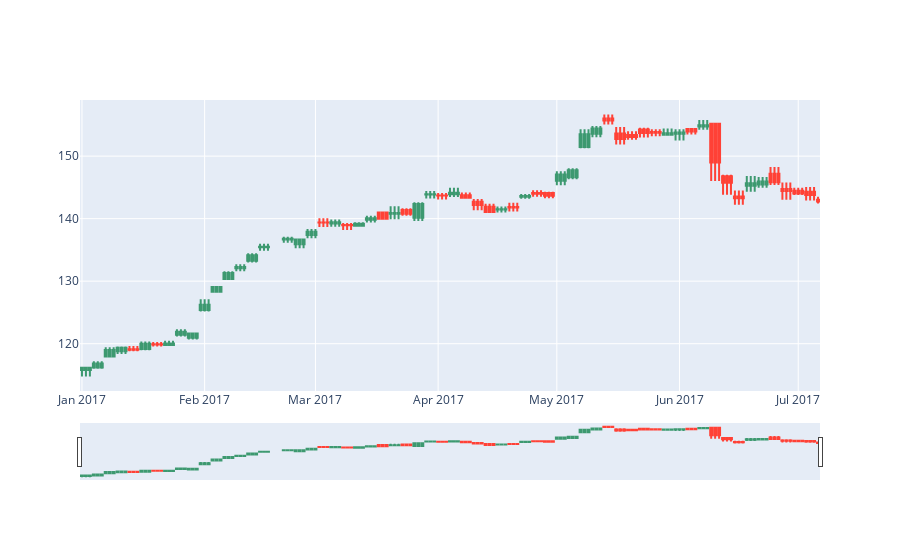

Notebook cell for this chart:
### Code cell
# Candlestick chart of 2017
trace = go.Candlestick(x=graphite['2017'].index,
                open=graphite['2017'].Open,
                high=graphite['2017'].High,
                low=graphite['2017'].Low,
                close=graphite['2017'].Close)
data = [trace]
iplot(data, filename='simple_candlestick')

### Figure 1 — Plotly figure (JSON) as saved in the notebook; plotly's stock layout.template omitted (floating-point values rounded to 4 significant figures; data arrays with more than 128 entries replaced by an {"elided": "..."} marker saying what was removed)
{"data": [{"close": {"elided": "187 float values"}, "high": {"elided": "187 float values"}, "low": {"elided": "187 float values"}, "open": {"elided": "187 float values"}, "type": "candlestick", "x": {"elided": "187 str values"}}], "layout": {}}
